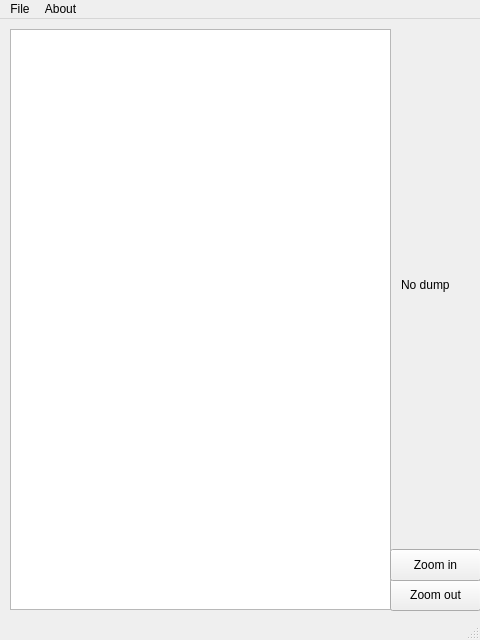
<?xml version="1.0" encoding="UTF-8"?>
<ui version="4.0">
 <class>MainScene</class>
 <widget class="QMainWindow" name="MainScene">
  <property name="geometry">
   <rect>
    <x>0</x>
    <y>0</y>
    <width>480</width>
    <height>640</height>
   </rect>
  </property>
  <property name="windowTitle">
   <string>MainWindow</string>
  </property>
  <widget class="QWidget" name="centralwidget">
   <widget class="QGraphicsView" name="CFGView">
    <property name="geometry">
     <rect>
      <x>10</x>
      <y>10</y>
      <width>381</width>
      <height>581</height>
     </rect>
    </property>
   </widget>
   <widget class="QPushButton" name="ZoomOutButton">
    <property name="geometry">
     <rect>
      <x>390</x>
      <y>560</y>
      <width>91</width>
      <height>32</height>
     </rect>
    </property>
    <property name="text">
     <string>Zoom out</string>
    </property>
   </widget>
   <widget class="QPushButton" name="ZoomInButton">
    <property name="geometry">
     <rect>
      <x>390</x>
      <y>530</y>
      <width>91</width>
      <height>32</height>
     </rect>
    </property>
    <property name="text">
     <string>Zoom in</string>
    </property>
   </widget>
   <widget class="QLabel" name="DumpProp">
    <property name="geometry">
     <rect>
      <x>401</x>
      <y>20</y>
      <width>71</width>
      <height>491</height>
     </rect>
    </property>
    <property name="text">
     <string>No dump</string>
    </property>
   </widget>
  </widget>
  <widget class="QMenuBar" name="menubar">
   <property name="geometry">
    <rect>
     <x>0</x>
     <y>0</y>
     <width>480</width>
     <height>22</height>
    </rect>
   </property>
   <widget class="QMenu" name="menuFile">
    <property name="title">
     <string>File</string>
    </property>
    <addaction name="actionOpen"/>
    <addaction name="actionSave"/>
    <addaction name="actionExit"/>
   </widget>
   <widget class="QMenu" name="menuAbout">
    <property name="title">
     <string>About</string>
    </property>
    <addaction name="actionAuthors"/>
    <addaction name="actionVersion"/>
   </widget>
   <addaction name="menuFile"/>
   <addaction name="menuAbout"/>
  </widget>
  <widget class="QStatusBar" name="statusbar"/>
  <action name="actionOpen">
   <property name="text">
    <string>Open</string>
   </property>
  </action>
  <action name="actionSave">
   <property name="text">
    <string>Save</string>
   </property>
  </action>
  <action name="actionExit">
   <property name="text">
    <string>Exit</string>
   </property>
  </action>
  <action name="actionAuthors">
   <property name="text">
    <string>Authors</string>
   </property>
  </action>
  <action name="actionVersion">
   <property name="text">
    <string>Version</string>
   </property>
  </action>
 </widget>
 <resources/>
 <connections>
  <connection>
   <sender>ZoomInButton</sender>
   <signal>clicked()</signal>
   <receiver>MainScene</receiver>
   <slot>ZoomIn()</slot>
   <hints>
    <hint type="sourcelabel">
     <x>435</x>
     <y>567</y>
    </hint>
    <hint type="destinationlabel">
     <x>239</x>
     <y>319</y>
    </hint>
   </hints>
  </connection>
  <connection>
   <sender>ZoomOutButton</sender>
   <signal>clicked()</signal>
   <receiver>MainScene</receiver>
   <slot>ZoomOut()</slot>
   <hints>
    <hint type="sourcelabel">
     <x>435</x>
     <y>597</y>
    </hint>
    <hint type="destinationlabel">
     <x>239</x>
     <y>319</y>
    </hint>
   </hints>
  </connection>
  <connection>
   <sender>actionAuthors</sender>
   <signal>triggered()</signal>
   <receiver>MainScene</receiver>
   <slot>Author()</slot>
   <hints>
    <hint type="sourcelabel">
     <x>200</x>
     <y>322</y>
    </hint>
    <hint type="destinationlabel">
     <x>239</x>
     <y>319</y>
    </hint>
   </hints>
  </connection>
  <connection>
   <sender>actionExit</sender>
   <signal>triggered()</signal>
   <receiver>MainScene</receiver>
   <slot>Exit()</slot>
   <hints>
    <hint type="sourcelabel">
     <x>200</x>
     <y>322</y>
    </hint>
    <hint type="destinationlabel">
     <x>239</x>
     <y>319</y>
    </hint>
   </hints>
  </connection>
  <connection>
   <sender>actionOpen</sender>
   <signal>triggered()</signal>
   <receiver>MainScene</receiver>
   <slot>LoadDump()</slot>
   <hints>
    <hint type="sourcelabel">
     <x>200</x>
     <y>322</y>
    </hint>
    <hint type="destinationlabel">
     <x>239</x>
     <y>319</y>
    </hint>
   </hints>
  </connection>
  <connection>
   <sender>actionSave</sender>
   <signal>triggered()</signal>
   <receiver>MainScene</receiver>
   <slot>Save()</slot>
   <hints>
    <hint type="sourcelabel">
     <x>-1</x>
     <y>-1</y>
    </hint>
    <hint type="destinationlabel">
     <x>239</x>
     <y>319</y>
    </hint>
   </hints>
  </connection>
  <connection>
   <sender>actionVersion</sender>
   <signal>triggered()</signal>
   <receiver>MainScene</receiver>
   <slot>Version()</slot>
   <hints>
    <hint type="sourcelabel">
     <x>435</x>
     <y>567</y>
    </hint>
    <hint type="destinationlabel">
     <x>239</x>
     <y>319</y>
    </hint>
   </hints>
  </connection>
 </connections>
 <slots>
  <slot>LoadDump()</slot>
  <slot>Exit()</slot>
  <slot>Save()</slot>
  <slot>Author()</slot>
  <slot>Version()</slot>
  <slot>ZoomIn()</slot>
  <slot>ZoomOut()</slot>
 </slots>
</ui>
